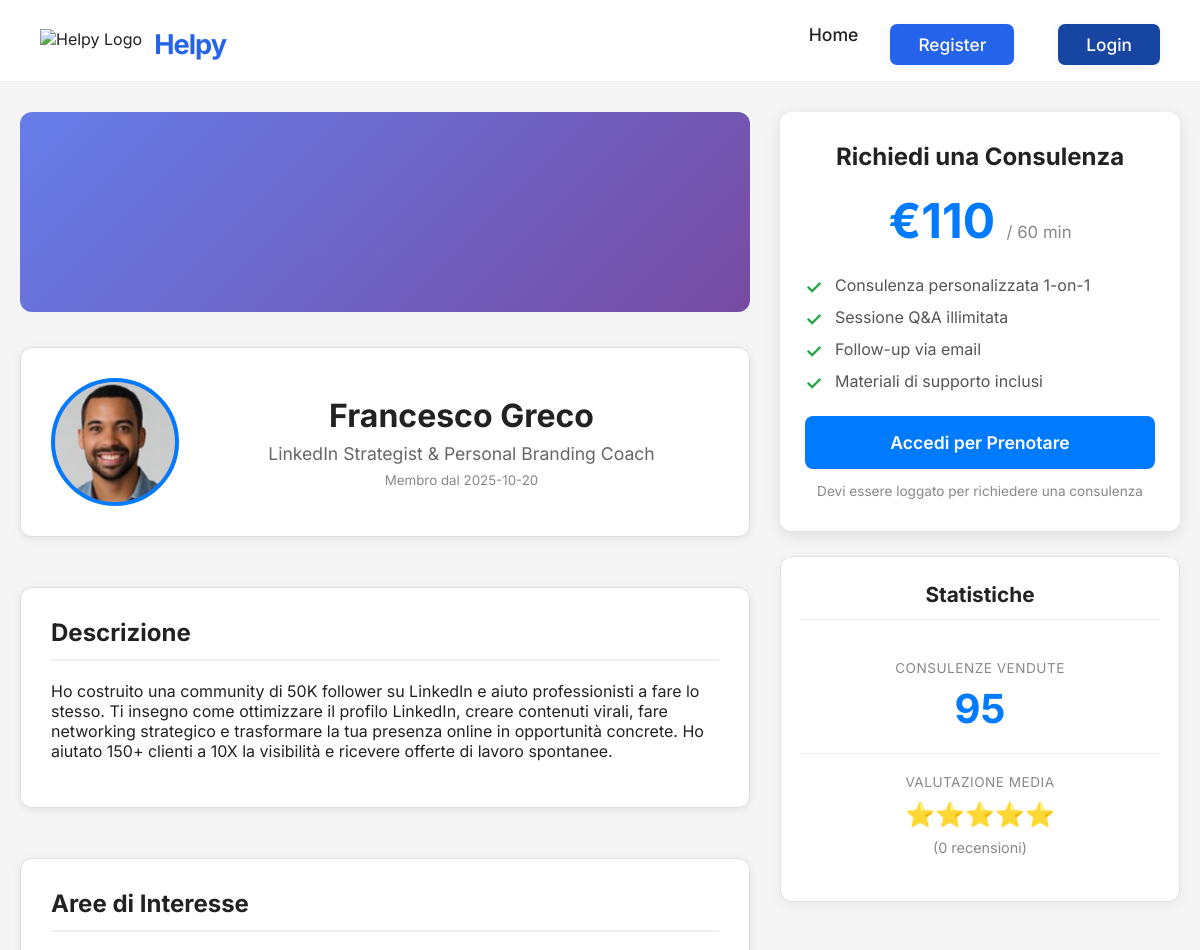
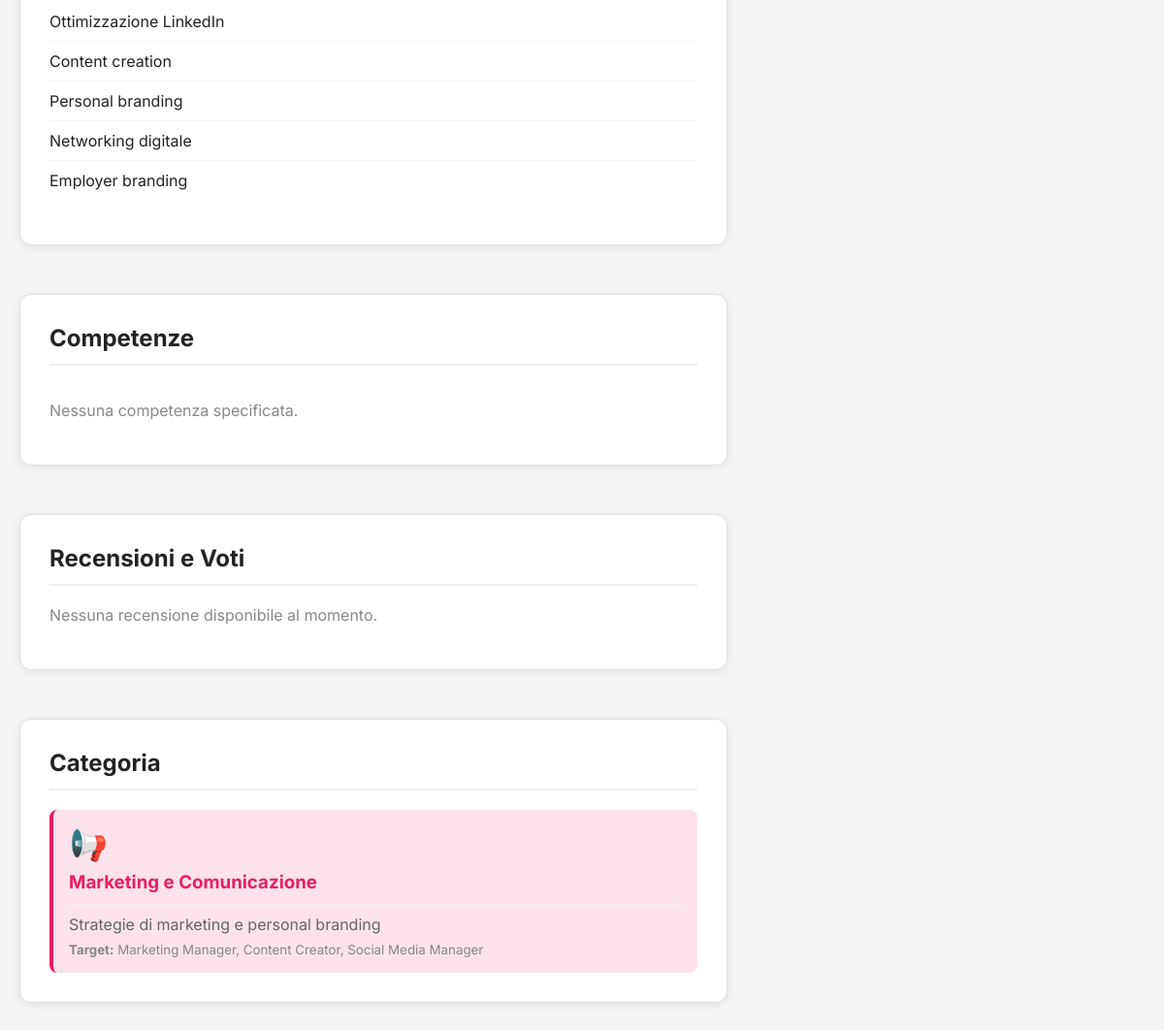
/user/18, run on the app's committed database (2 pictures, top to bottom).
### app/models_user.py (models this page shows)
class User(SQLModel, table=True):
    id: Optional[int] = Field(default=None, primary_key=True)
    email: str = Field(unique=True, index=True)
    password_md5: str
    confirmation_code: Optional[str] = Field(default=None, max_length=6)
    confirmed: int = Field(default=0)
    created_at: Optional[str] = Field(default_factory=lambda: datetime.now().isoformat())
    nome: Optional[str] = Field(default=None)
    professione: Optional[str] = Field(default=None)
    descrizione: Optional[str] = Field(default=None)
    category_id: Optional[int] = Field(default=None, foreign_key="category.id")
    bollini: int = Field(default=0)
    consulenze_acquistate: int = Field(default=0)
    consulenze_vendute: int = Field(default=0)
    aree_interesse: Optional[str] = Field(default=None)
    prezzo_consulenza: Optional[int] = Field(default=150)
    durata_consulenza: Optional[int] = Field(default=60)
    profile_picture: Optional[str] = None  # 🔥 AGGIUNGI QUESTA RIGA

### app/models_category.py (models this page shows)
class Category(SQLModel, table=True):
    id: Optional[int] = Field(default=None, primary_key=True)
    name: str = Field(unique=True, index=True)
    slug: str = Field(unique=True, index=True)
    icon: Optional[str] = Field(default="🎯")
    description: Optional[str] = Field(default=None)
    target: Optional[str] = Field(default=None)
    color: Optional[str] = Field(default="#4CAF50")

### app/routes/public_profile.py (the view)
@router.get("/user/{user_id}", response_class=HTMLResponse)
def public_user_profile(request: Request, user_id: int):
    with get_session() as session:
        user = session.get(User, user_id)
        if not user:
            return RedirectResponse("/")
        category = None
        if user.category_id:
            category = session.get(Category, user.category_id)
        aree_interesse_list = user.aree_interesse.split(',') if user.aree_interesse else []
        current_user = None
        session_token = request.cookies.get("session_token")
        if session_token:
            try:
                from app.auth import verify_token
                payload = verify_token(session_token)
                current_user_id = payload.get("user_id")
                if current_user_id:
                    current_user = session.get(User, current_user_id)
            except:
                pass
        logger.info(f"Public profile viewed: {user.email} (ID: {user.id})")
        return templates.TemplateResponse("public_profile.html", {
            "request": request,
            "user": user,
            "current_user": current_user,
            "category": category,
            "aree_interesse_list": aree_interesse_list,
            "is_own_profile": current_user and current_user.id == user.id
        })

### app/templates/public_profile.html (shortened to what this page needs)
<!DOCTYPE html>
<html lang="it">
<head>
    <link rel="stylesheet" href="/static/style.css">
    <link rel="stylesheet" href="/static/profile.css">
</head>
<body>
    <nav class="navbar">
        <div class="navbar-left">
            <img src="https://i.imgur.com/4M34hi2.png" alt="Helpy Logo" class="navbar-logo" style="height:32px;">
            <span class="navbar-title">Helpy</span>
        </div>
        <div class="navbar-links">
            <a href="/">Home</a>
            {% if current_user %}
                <a href="/profile" class="register-btn">Il Mio Profilo</a>
                <a href="/logout" class="register-btn" style="background:#e74c3c; margin-left:12px;">Logout</a>
            {% else %}
                <a href="/register" class="register-btn">Register</a>
                <a href="/login" class="register-btn" style="background:#1746a2; margin-left:12px;">Login</a>
            {% endif %}
        </div>
    </nav>
    <div class="profile-container">
        <main class="main-content">
            <div class="cover-image"></div>
            <header class="profile-header card">
                {% if user.profile_picture %}
                <img src="{{ user.profile_picture }}" alt="{{ user.nome }}" class="profile-avatar-large">
                {% else %}
                <div class="profile-avatar-large">
                    {{ category.icon if category else '👤' }}
                </div>
                {% endif %}
                <div class="info">
                    <h1>{{ user.nome or 'Nome non disponibile' }}</h1>
                    <p>{{ user.professione or 'Professionista' }}</p>
                    <small style="color: #888;">Membro dal {{ user.created_at[:10] if user.created_at else 'N/A' }}</small>
                </div>
            </header>
            <section class="card">
                <h2>Descrizione</h2>
                {% if user.descrizione %}
                <p>{{ user.descrizione }}</p>
                {% else %}
                <p style="color:#888;">{{ user.nome or 'Questo utente' }} non ha ancora aggiunto una descrizione al profilo.</p>
                {% endif %}
            </section>
            <section class="card">
                <h2>Aree di Interesse</h2>
                {% if aree_interesse_list %}
                <ul>
                    {% for area in aree_interesse_list %}
                    <li>{{ area.strip() }}</li>
                    {% endfor %}
                </ul>
                {% else %}
                <p style="color:#888;">Nessuna area di interesse specificata.</p>
                {% endif %}
            </section>
            <section class="card">
                <h2>Competenze</h2>
                <div class="skills-container">
                    {% if macro_aree_list %}
                        {% for skill in macro_aree_list %}
                        <span class="skill-tag">{{ skill.strip() }}</span>
                        {% endfor %}
                    {% else %}
                        <p style="color:#888;">Nessuna competenza specificata.</p>
                    {% endif %}
                </div>
            </section>
            <section class="card">
                <h2>Recensioni e Voti</h2>
                <p style="color:#888;">Nessuna recensione disponibile al momento.</p>
            </section>
            {% if category %}
            <section class="card">
                <h2>Categoria</h2>
                <div class="category-badge" style="background:{{ category.color }}20; border-left:4px solid {{ category.color }}; padding:16px; border-radius:8px;">
                    <div style="font-size:2em; margin-bottom:8px;">{{ category.icon }}</div>
                    <h3 style="margin:0 0 8px 0; color:{{ category.color }};">{{ category.name }}</h3>
                    <p style="margin:0; color:#666;">{{ category.description }}</p>
                    {% if category.target %}
                    <small style="color:#888; display:block; margin-top:8px;"><strong>Target:</strong> {{ category.target }}</small>
                    {% endif %}
                </div>
            </section>
            {% endif %}
        </main>
        <aside class="sidebar">
            <section class="consultation-card">
                <h2>Richiedi una Consulenza</h2>
                <div class="price">€{{ user.prezzo_consulenza or 150 }} <span>/ {{ user.durata_consulenza or 60 }} min</span></div>
                <ul>
                    <li>Consulenza personalizzata 1-on-1</li>
                    <li>Sessione Q&A illimitata</li>
                    <li>Follow-up via email</li>
                    <li>Materiali di supporto inclusi</li>
                </ul>
                {% if is_own_profile %}
                <div class="btn btn-secondary" style="cursor: not-allowed; opacity: 0.6;">Non puoi prenotare te stesso</div>
                {% elif not current_user %}
                <a href="/login?redirect=/user/{{ user.id }}" class="btn btn-primary">Accedi per Prenotare</a>
                <p>Devi essere loggato per richiedere una consulenza</p>
                {% else %}
                <a href="/book/{{ user.id }}" class="btn btn-primary">Prenota Ora</a>
                <p>Verrai reindirizzato al calendario per scegliere la data.</p>
                {% endif %}
            </section>
            <section class="card">
                <h3>Statistiche</h3>
                <div class="stat-item">
                    <div class="stat-label">Consulenze Vendute</div>
                    <div class="stat-value">{{ user.consulenze_vendute }}</div>
                </div>
                <div class="stat-item">
                    <div class="stat-label">Valutazione Media</div>
                    <div class="stars">⭐⭐⭐⭐⭐</div>
                    <p style="margin:5px 0 0 0; font-size:0.9em; color:#888;">(0 recensioni)</p>
                </div>
            </section>
        </aside>
    </div>
</body>
</html>

### app/static/style.css (style rules this page uses)
body { font-family: 'Segoe UI', Arial, sans-serif; background: #fff; margin: 0; padding: 0; color: #222; }
.navbar { display: flex; align-items: center; justify-content: space-between; padding: 24px 40px 16px 40px; background: #fff; border-bottom: 1px solid #f0f0f0; }
.navbar-left { display: flex; align-items: center; gap: 12px; }
.navbar-logo { height: 36px; }
.navbar-title { font-size: 1.7rem; font-weight: 700; color: #2563eb; letter-spacing: -1px; }
.navbar-links { display: flex; gap: 32px; font-size: 1.1rem; }
.navbar-links a { color: #222; text-decoration: none; font-weight: 500; }
.register-btn { display: inline-block; background: #2563eb; color: #fff !important; font-weight: 600; padding: 10px 28px; border-radius: 7px; text-decoration: none; font-size: 1.08rem; box-shadow: 0 2px 8px rgba(37,99,235,0.08); transition: background 0.2s, box-shadow 0.2s; border: none; }
.profile-container { display: flex; min-height: calc(100vh - 64px); background: #f5f5f5; }
.profile-header { text-align: center; }
.consultation-card { background: white; border-radius: 12px; padding: 30px 25px; box-shadow: 0 4px 16px rgba(0,0,0,0.1); text-align: center; box-sizing: border-box; }
.consultation-card .btn { display: block; width: 100%; max-width: 100%; padding: 16px 20px; border: none; border-radius: 8px; font-size: 1.1em; font-weight: 600; cursor: pointer; text-decoration: none; text-align: center; transition: all 0.2s; box-sizing: border-box; margin: 10px 0; }
.consultation-card p { font-size: 0.85em; color: #888; margin: 12px 0 0 0; padding: 0; line-height: 1.5; }

### data on the page
User: profile_picture (picture), nome "Francesco Greco", professione "LinkedIn Strategist & Personal Branding Coach", created_at "2025-10-20", descrizione "Ho costruito una community di 50K follower su LinkedIn e aiuto professionisti a fare lo stesso. Ti insegno come ottimizzare il profilo LinkedIn, creare contenuti virali, fare networking strategico e trasformare la tua presenza online in opportunità concrete. Ho aiutato 150+ clienti a 10X la visibilità e ricevere offerte di lavoro spontanee.", prezzo_consulenza "110", durata_consulenza "60", consulenze_vendute "95"
Category: icon "📢", name "Marketing e Comunicazione", description "Strategie di marketing e personal branding", target "Marketing Manager, Content Creator, Social Media Manager"

### other printed values
{{ area.strip() }} "Ottimizzazione LinkedIn" "Content creation" "Personal branding" "Networking digitale" "Employer branding"
